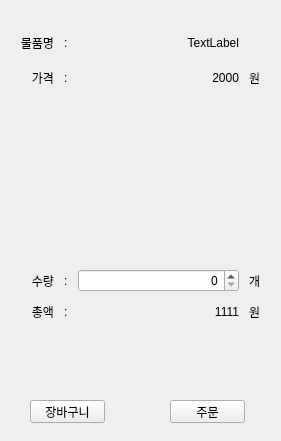
<?xml version="1.0" encoding="UTF-8"?>
<ui version="4.0">
 <class>OrderSide</class>
 <widget class="QFrame" name="OrderSide">
  <property name="geometry">
   <rect>
    <x>0</x>
    <y>0</y>
    <width>281</width>
    <height>441</height>
   </rect>
  </property>
  <property name="windowTitle">
   <string>Frame</string>
  </property>
  <widget class="QPushButton" name="Cart">
   <property name="geometry">
    <rect>
     <x>30</x>
     <y>400</y>
     <width>75</width>
     <height>23</height>
    </rect>
   </property>
   <property name="text">
    <string>장바구니</string>
   </property>
  </widget>
  <widget class="QPushButton" name="Order">
   <property name="geometry">
    <rect>
     <x>170</x>
     <y>400</y>
     <width>75</width>
     <height>23</height>
    </rect>
   </property>
   <property name="text">
    <string>주문</string>
   </property>
  </widget>
  <widget class="QWidget" name="gridLayoutWidget">
   <property name="geometry">
    <rect>
     <x>10</x>
     <y>20</y>
     <width>261</width>
     <height>311</height>
    </rect>
   </property>
   <layout class="QGridLayout" name="gridLayout" rowstretch="0,0,1,0,0" columnstretch="0,0,1,0" rowminimumheight="25,25,25,25,0">
    <property name="leftMargin">
     <number>10</number>
    </property>
    <property name="topMargin">
     <number>10</number>
    </property>
    <property name="rightMargin">
     <number>10</number>
    </property>
    <property name="bottomMargin">
     <number>10</number>
    </property>
    <property name="spacing">
     <number>10</number>
    </property>
    <item row="0" column="1">
     <widget class="QLabel" name="label_8">
      <property name="text">
       <string>:</string>
      </property>
     </widget>
    </item>
    <item row="3" column="0">
     <widget class="QLabel" name="label_10">
      <property name="text">
       <string>수량</string>
      </property>
      <property name="alignment">
       <set>Qt::AlignRight|Qt::AlignTrailing|Qt::AlignVCenter</set>
      </property>
     </widget>
    </item>
    <item row="1" column="0">
     <widget class="QLabel" name="label_4">
      <property name="text">
       <string>가격</string>
      </property>
      <property name="alignment">
       <set>Qt::AlignRight|Qt::AlignTrailing|Qt::AlignVCenter</set>
      </property>
     </widget>
    </item>
    <item row="3" column="3">
     <widget class="QLabel" name="label_12">
      <property name="text">
       <string>개</string>
      </property>
     </widget>
    </item>
    <item row="1" column="2">
     <widget class="QLabel" name="Price">
      <property name="text">
       <string>2000</string>
      </property>
      <property name="alignment">
       <set>Qt::AlignRight|Qt::AlignTrailing|Qt::AlignVCenter</set>
      </property>
     </widget>
    </item>
    <item row="1" column="3">
     <widget class="QLabel" name="label_6">
      <property name="text">
       <string>원</string>
      </property>
     </widget>
    </item>
    <item row="1" column="1">
     <widget class="QLabel" name="label_9">
      <property name="text">
       <string>:</string>
      </property>
     </widget>
    </item>
    <item row="3" column="2">
     <widget class="QSpinBox" name="CountBox">
      <property name="alignment">
       <set>Qt::AlignRight|Qt::AlignTrailing|Qt::AlignVCenter</set>
      </property>
     </widget>
    </item>
    <item row="0" column="0">
     <widget class="QLabel" name="label_2">
      <property name="text">
       <string>물품명</string>
      </property>
      <property name="alignment">
       <set>Qt::AlignRight|Qt::AlignTrailing|Qt::AlignVCenter</set>
      </property>
     </widget>
    </item>
    <item row="3" column="1">
     <widget class="QLabel" name="label_11">
      <property name="text">
       <string>:</string>
      </property>
     </widget>
    </item>
    <item row="0" column="3">
     <widget class="QLabel" name="label_7">
      <property name="text">
       <string/>
      </property>
     </widget>
    </item>
    <item row="4" column="0">
     <widget class="QLabel" name="label_13">
      <property name="text">
       <string>총액</string>
      </property>
      <property name="alignment">
       <set>Qt::AlignRight|Qt::AlignTrailing|Qt::AlignVCenter</set>
      </property>
     </widget>
    </item>
    <item row="4" column="1">
     <widget class="QLabel" name="label_14">
      <property name="text">
       <string>:</string>
      </property>
     </widget>
    </item>
    <item row="4" column="3">
     <widget class="QLabel" name="label_15">
      <property name="text">
       <string>원</string>
      </property>
     </widget>
    </item>
    <item row="4" column="2">
     <widget class="QLabel" name="Sum_Price">
      <property name="text">
       <string>1111</string>
      </property>
      <property name="alignment">
       <set>Qt::AlignRight|Qt::AlignTrailing|Qt::AlignVCenter</set>
      </property>
     </widget>
    </item>
    <item row="2" column="0" colspan="4">
     <spacer name="verticalSpacer">
      <property name="orientation">
       <enum>Qt::Vertical</enum>
      </property>
      <property name="sizeType">
       <enum>QSizePolicy::Preferred</enum>
      </property>
      <property name="sizeHint" stdset="0">
       <size>
        <width>1</width>
        <height>10</height>
       </size>
      </property>
     </spacer>
    </item>
    <item row="0" column="2">
     <widget class="QLabel" name="ProductName">
      <property name="text">
       <string>TextLabel</string>
      </property>
      <property name="alignment">
       <set>Qt::AlignRight|Qt::AlignTrailing|Qt::AlignVCenter</set>
      </property>
     </widget>
    </item>
   </layout>
  </widget>
 </widget>
 <resources/>
 <connections/>
</ui>
